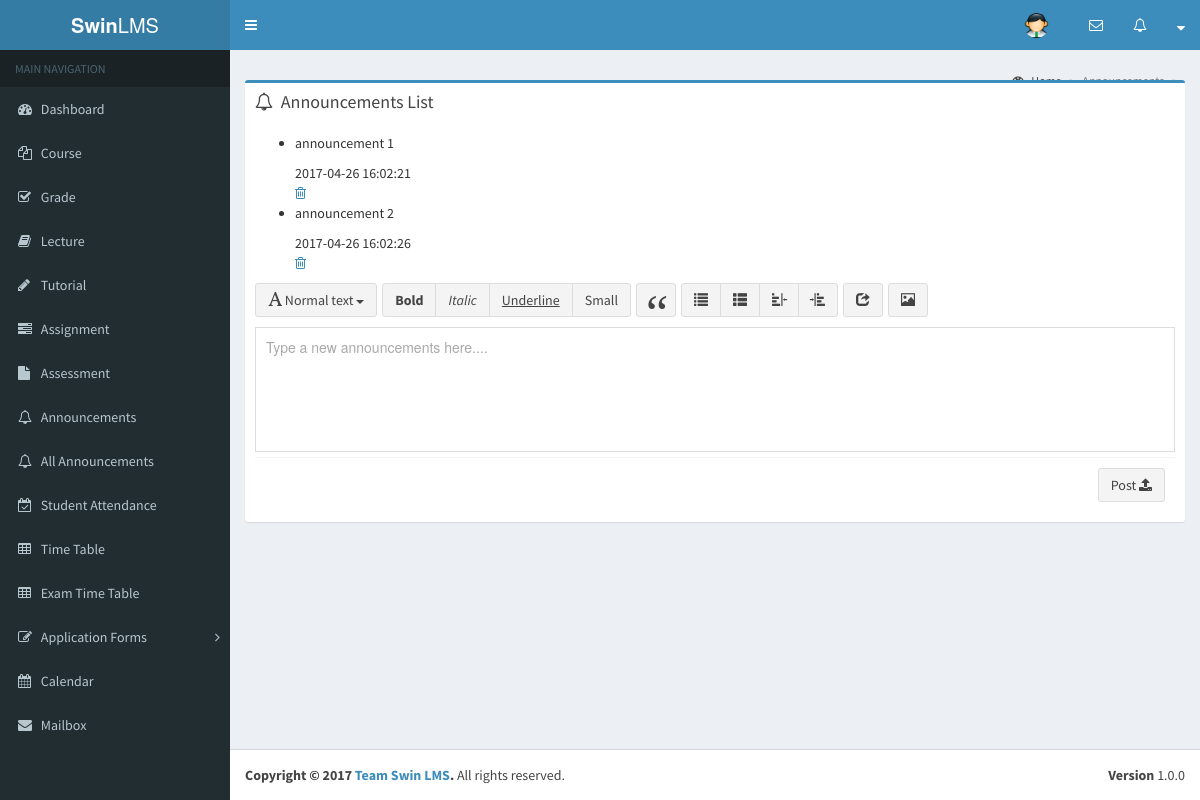
The page /lecturer/announcements_view.php?id=1 on the database its author committed.
### tables this page shows
CREATE TABLE `announcements` (
  `id` int(11) NOT NULL,
  `description` varchar(255) NOT NULL,
  `date` datetime NOT NULL,
  `unit_id` int(11) NOT NULL
);

### lecturer/announcements_view.php (the view, shortened to what this page needs)
<?php
require_once '../app/config.php';
$courselistQuery = $db->prepare("
    SELECT id, description, date
    FROM announcements
    WHERE unit_id=:unit_id
");
$courselistQuery->execute([
    'unit_id' => $_SESSION['unit_id']
]);
$courselist = $courselistQuery->rowCount() ? $courselistQuery : [];
?>
<!DOCTYPE html>
<html>
    <?php include_once('first.php') ?>
    <body class="hold-transition skin-blue sidebar-mini">
    <?php include_once('header.php')?>
    <?php include_once('sidebar.php') ?>
        <div class="content-wrapper">
            <section class="content-header contentheader">
                  <ol class="breadcrumb">
                    <li><a href="dashboard.php"><i class="fa fa-dashboard"></i> Home</a></li>
                    <li class="active">Announcements</li>
                  </ol>
            </section>
            <section class="content">
                <div class="row">
                    <section class="col-lg-12">
                        <div class="box box-primary">
                            <div class="box-header">
                                <i class="fa fa-bell-o"></i>
                                    <h3 class="box-title">Announcements List</h3>
                            </div>
                            <div class="box-body">
                                <?php if(!empty($courselist)): ?>
                                <ul class="courselist">
                                    <?php foreach($courselist as $course): ?>
                                    <li>
                                        <span class="$course"><?php echo $course['description']; ?></span>
                                        <span class="$course"><?php echo $course['date']; ?></span><br/>
                                        <a href="announcement/remove.php?id=<?php echo $course['id'] ?>&unit_id=<?php echo $_SESSION['unit_id']; ?>&name=<?php echo $_GET['name']; ?>" class="delete-button"><i class="fa fa-trash-o"></i></a>
                                    </li>
                                    <?php endforeach; ?>
                                </ul>
                                <?php else: ?>
                                    <p>There is no units to display.</p>
                                <?php endif; ?>
                                <form class="announcement-add" action="announcement/addAnnouncement.php?id=<?php echo $course['id'] ?>&unit_id=<?php echo $_SESSION['unit_id']; ?>&name=<?php echo $_GET['name']; ?>" method="post">
                                    <div>
                                    </div>
                                    <div class="box-footer clearfix">
                                        <button type="submit" class="pull-right btn btn-default" name="announcement-post">Post <i class="fa fa-upload"></i></button>
                                    </div>
                                </form>
                            </div>
                        </div>
                    </section>
                </div>
            </section>
        </div>
    <?php include_once('footer.php') ?>
    </body>
</html>

### rows shown on the page
announcements: description "announcement 1", date "2017-04-26 16:02:21"
announcements: description "announcement 2", date "2017-04-26 16:02:26"
